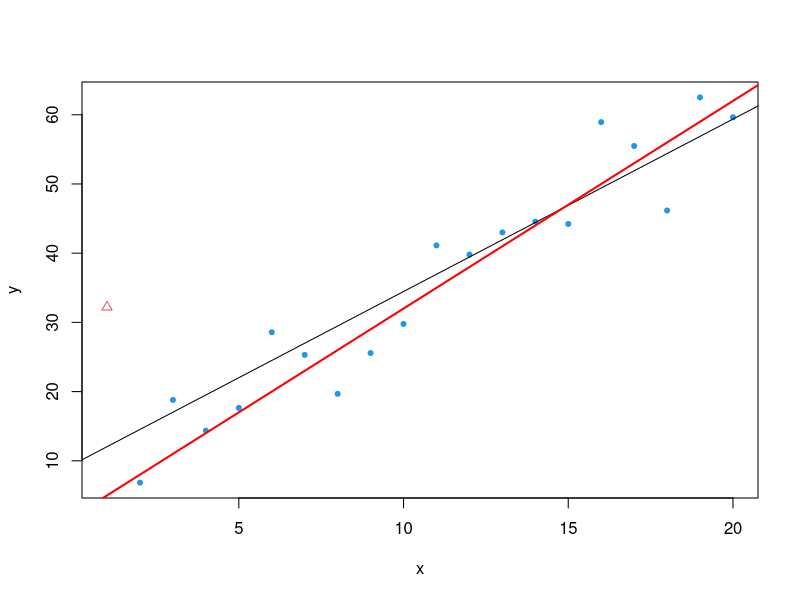
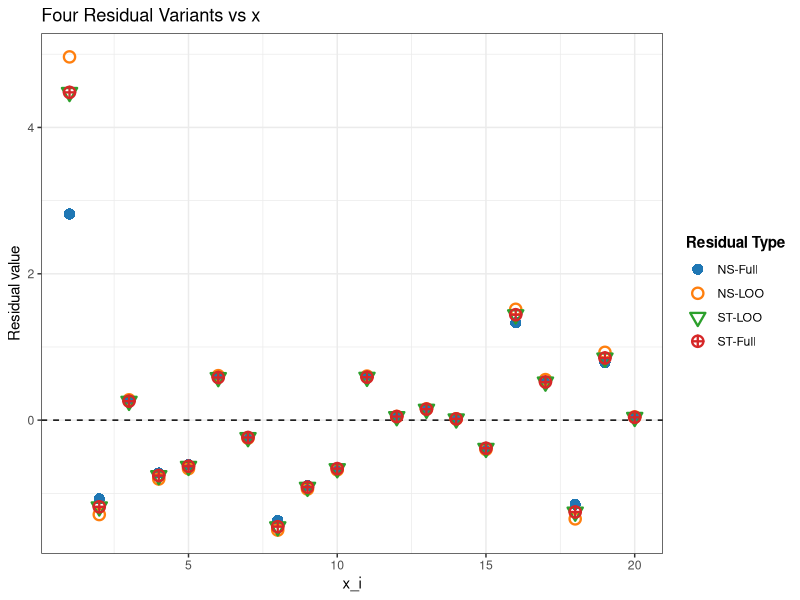

These figures' R source, in order:
## ---- chunk 1
# Load libraries
library(dplyr)
library(knitr)

# -------------------------------
# 1) Data and full-model fit
# -------------------------------
set.seed(123)
n <- 20
x <- 1:n
y <- 2 + 3 * x + rnorm(n, mean = 0, sd = 5)
y[1] <- y[1] + 30  
# y[11] <- y[11] - 30 
o.index <- c(1)
flag.outlier <- rep(20, n)
flag.outlier[o.index] <- 2
full_data  <- data.frame(x = x, y = y)

plot(y ~ x, data = full_data, pch = flag.outlier, col = flag.outlier)
abline(lm(y ~ x, data = full_data))
abline(a = 2, b = 3, col = "red", lwd = 2)
## ---- chunk 2
library(kableExtra)

full_model <- lm(y ~ x, data = full_data)
p <- length(coef(full_model))
leverage   <- hatvalues(full_model)
e_full     <- resid(full_model)
sigma_hat_val  <- summary(full_model)$sigma

rss_full <- sum(e_full^2)
df_loo <- n - p - 1
sigma_minus_i_shortcut <- sqrt((rss_full - (e_full^2 / (1 - leverage))) / df_loo)

# -------------------------------
# 2) LOOCV quantities (refit n times)
# -------------------------------
e_del_val <- numeric(n)
sigma_minus_i_val <- numeric(n)

for (i in 1:n) {
  loocv_model <- lm(y ~ x, data = full_data[-i, ])
  yhat_minus  <- predict(loocv_model, newdata = full_data[i, , drop = FALSE])
  e_del_val[i]    <- full_data$y[i] - yhat_minus
  sigma_minus_i_val[i] <- summary(loocv_model)$sigma
}

# -------------------------------
# 3) Assemble and round results
# -------------------------------
residuals_df <- data.frame(
  x = full_data$x,
  h = as.numeric(leverage),
  e_i = as.numeric(e_full),
  sigma_hat = as.numeric(sigma_hat_val),
  e_i_minus_i = as.numeric(e_del_val),
  e_i_minus_i_2 = e_full/(1 - leverage),
  sigma_minus_i = as.numeric(sigma_minus_i_val),
  sigma_minus_i_shortcut = as.numeric(sigma_minus_i_shortcut),
  `NS-Full` = e_full / sigma_hat_val,
  `NS-LOO` = e_del_val / sigma_minus_i_val,
  `ST-LOO` = e_del_val / (sigma_minus_i_val / sqrt(1 - leverage)),
  `ST-Full` = rstudent(full_model)
) |>
  dplyr::mutate(dplyr::across(where(is.numeric), ~ round(.x, 3)))

# 4) Create simple display names
display_names <- c("$x_i$", "$h_i$", "$e_i$", "$\\hat{\\sigma}$", 
                   "$e_{i,-i}$", "$\\hat{e}_{i,-i}$",
                   "$\\hat{\\sigma}_{-i}$", "$\\tilde{\\sigma}_{-i}$", 
                   "NS-Full", "NS-LOO", "ST-LOO", "ST-Full")

# 5) Display the table
if (knitr::is_html_output()) {
  knitr::kable(
    residuals_df,
    caption = "Residual variants",
    col.names = display_names,
    align = "r",
    escape = FALSE
  )
} else {
  knitr::kable(
    residuals_df,
    caption = "Residual variants.",
    col.names = display_names,
    align = "r",
    format = "latex",
    booktabs = TRUE,
    escape = FALSE
  ) |>
    kable_styling(latex_options = "scale_down")
}
## ---- chunk 3
library(dplyr)
library(tidyr)
library(ggplot2)
library(knitr)

# Prepare data for plotting
plot_df <- residuals_df |>
  dplyr::select(
    x,
    NS.Full,
    NS.LOO,
    ST.LOO,
    ST.Full
  ) |>
  tidyr::pivot_longer(
    cols = -x,
    names_to = "residual_type",
    values_to = "residual_value"
  )

shape_map <- c(
  NS.Full = 16,
  NS.LOO  = 1,
  ST.LOO  = 6,
  ST.Full = 10
)

labels_map <- c(
  NS.Full = "NS-Full",
  NS.LOO  = "NS-LOO",
  ST.LOO  = "ST-LOO",
  ST.Full = "ST-Full"
)

color_map <- c(
  NS.Full = "#1f77b4",
  NS.LOO  = "#ff7f0e",
  ST.LOO  = "#2ca02c",
  ST.Full = "#d62728"
)

ggplot(
  plot_df,
  aes(x = x, y = residual_value,
      shape = residual_type, color = residual_type, group = residual_type)
) +
  geom_hline(yintercept = 0, linetype = "dashed") +
  geom_point(size = 3, stroke = 1.2) +
  scale_shape_manual(
    values = shape_map,
    breaks = names(labels_map),
    labels = unname(labels_map),
    name = "Residual Type"
  ) +
  scale_color_manual(
    values = color_map,
    breaks = names(labels_map),
    labels = unname(labels_map),
    name = "Residual Type"
  ) +
  labs(
    title = "Four Residual Variants vs x",
    x = "x_i",
    y = "Residual value"
  ) +
  theme_bw() +
  theme(
    legend.position = "right",
    legend.title = element_text(face = "bold")
  )
